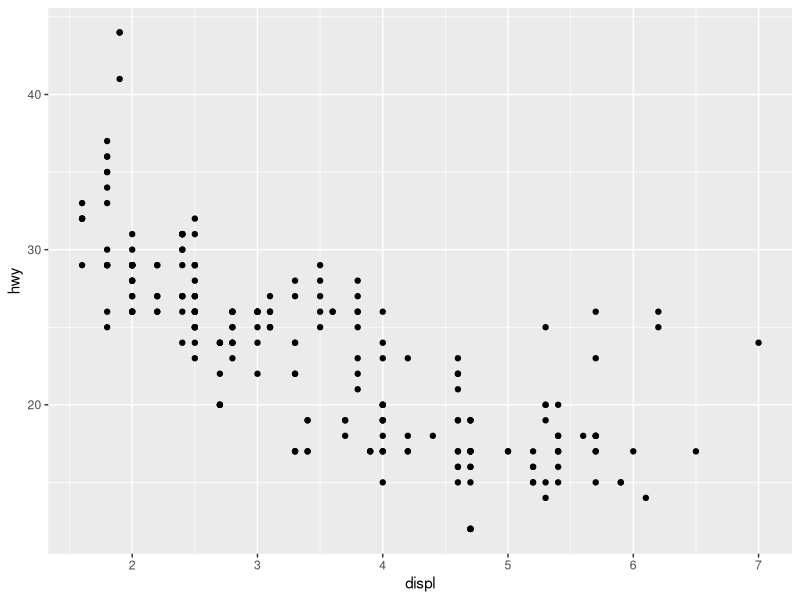
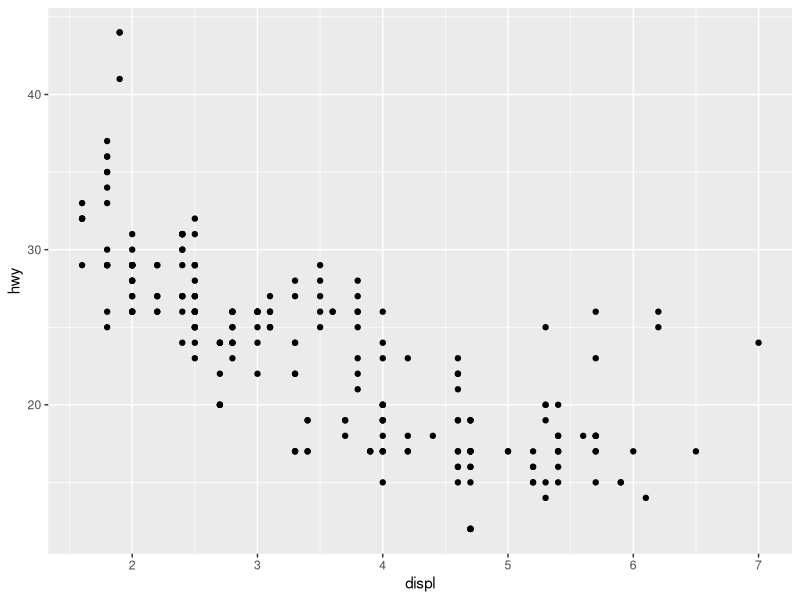
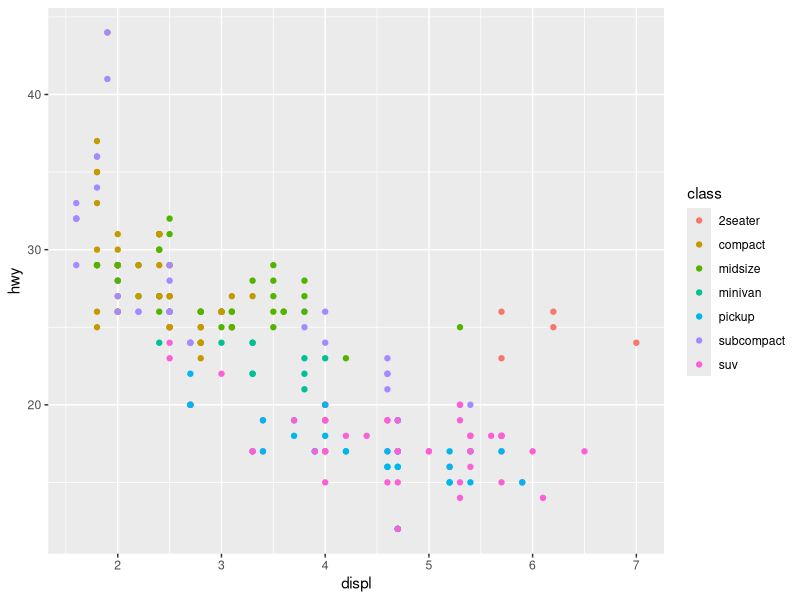
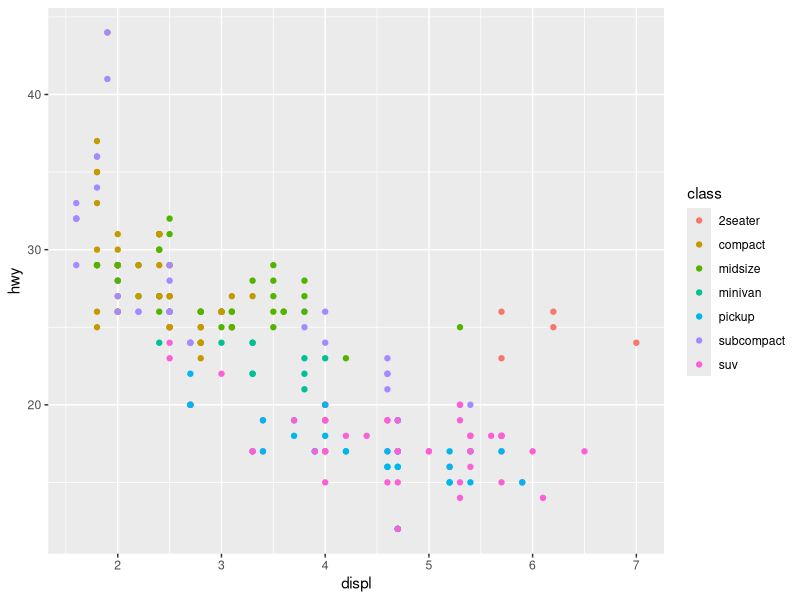
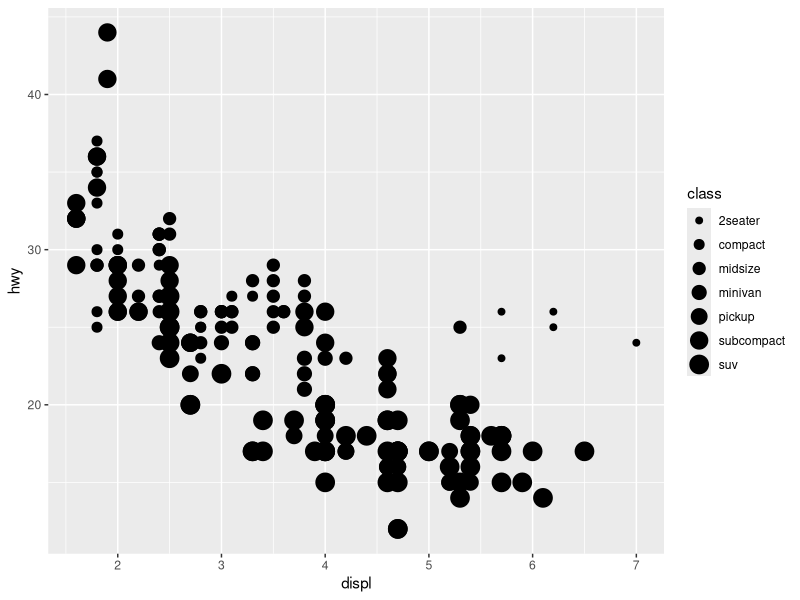
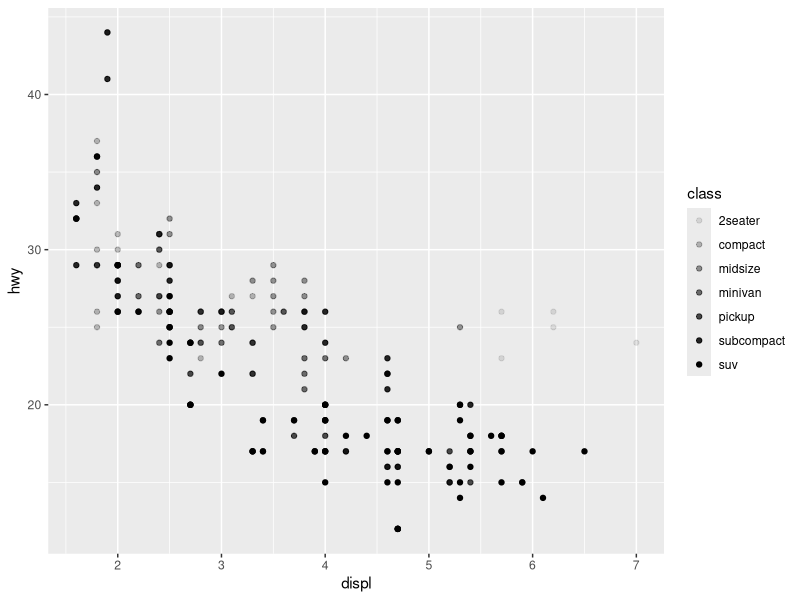
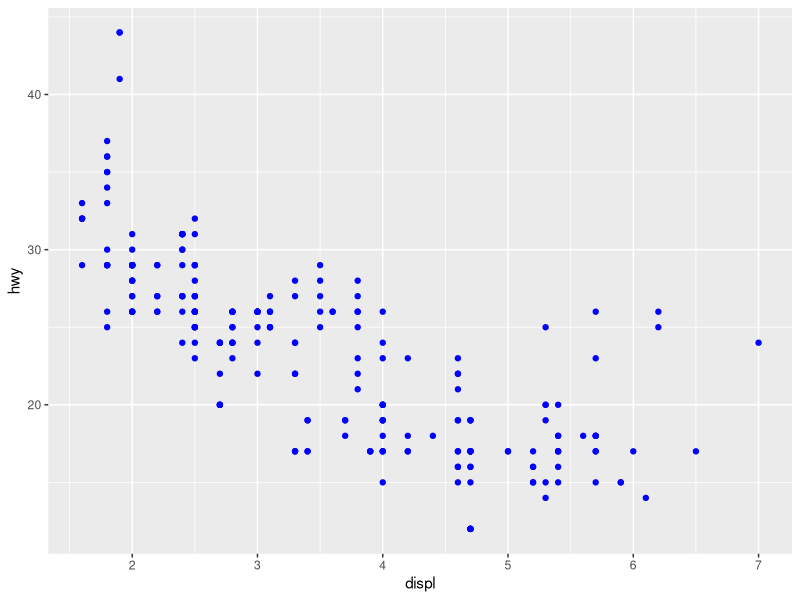
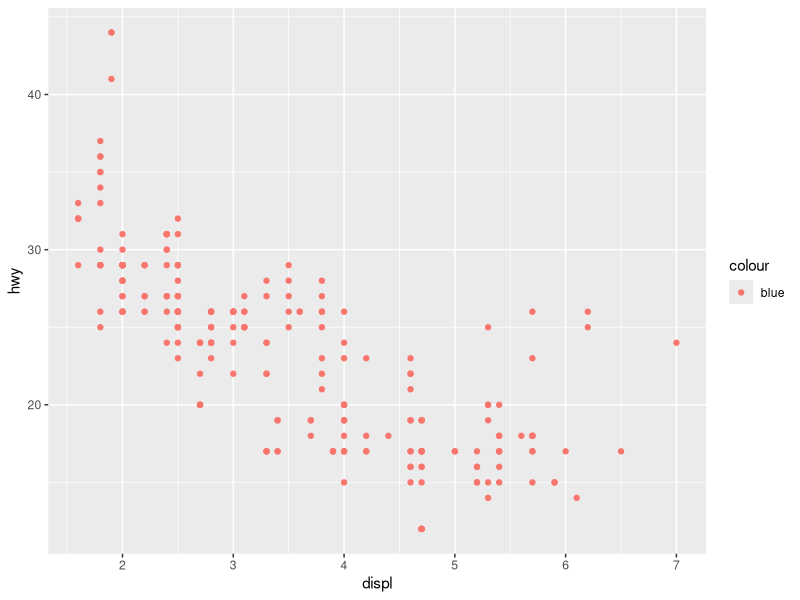

Generate these figures, in order, with R: (Note: this script raises an error after producing the figures.)
#https://r4ds.had.co.nz/index.html
library(tidyverse)
library(ggplot2)
ggplot2::mpg
library(magrittr)

#Among the variables in mpg are:
#displ, a car’s engine size, in litres.
#hwy, a car’s fuel efficiency on the highway, in miles per gallon (mpg). 
#A car with a low fuel efficiency consumes more fuel than a car with a 
#high fuel efficiency 
#when they travel the same distance.
mpg%>% ggplot(aes(x = displ, y = hwy)) + geom_point() #PIPELINE CODE
#OR
ggplot(data = mpg) + 
  geom_point(mapping = aes(x = displ, y = hwy)) #NORMAL CODE
#The plot shows a negative relationship between engine size (displ) and 
#fuel efficiency (hwy). In other words, cars with big engines use more fuel. 
#Does this confirm or refute your hypothesis about fuel efficiency and engine size?

#Let’s turn this code into a reusable template for making graphs with ggplot2. To make a graph, replace the bracketed sections in the code below with a dataset, a geom function, or a collection of mappings.
#ggplot(data = <DATA>) + 
 # <GEOM_FUNCTION>(mapping = aes(<MAPPINGS>))


mpg%>% ggplot(aes(x = displ, y = hwy, color= class)) + geom_point() #PIPELINE CODE

ggplot(data = mpg) + 
  geom_point(mapping = aes(x = displ, y = hwy, color = class)) #for color #NORMAL CODE

ggplot(data = mpg) + 
  geom_point(mapping = aes(x = displ, y = hwy, size = class)) #size

ggplot(data = mpg) + 
  geom_point(mapping = aes(x = displ, y = hwy, alpha = class)) #alpha

ggplot(data = mpg) + 
  geom_point(mapping = aes(x = displ, y = hwy), color = "blue") #manual color picking

#problematic codes and why
ggplot(data = mpg) + 
  geom_point(mapping = aes(x = displ, y = hwy, color = "blue")) #theres two brackets instead of 1, its not blue

ggplot(data = mpg) 
+ geom_point(mapping = aes(x = displ, y = hwy)) #putting the + sign at the beginning of a line instead of the end


#FACETS
#To facet your plot by a single variable, use facet_wrap(). 
#The first argument of facet_wrap() should be a formula, which you create with ~ followed by a variable name (here “formula” is the name of a data structure in R, 
#not a synonym for “equation”). The variable that you pass to facet_wrap() should be discrete.

ggplot(data = mpg) + 
  geom_point(mapping = aes(x = displ, y = hwy, color = class)) + 
  facet_wrap(~ class, nrow = 2)

#To facet your plot on the combination of two variables, add facet_grid() to your plot call. 
#The first argument of facet_grid() is also a formula. This time the formula should contain two variable names separated by a ~.
ggplot(data = mpg) + 
  geom_point(mapping = aes(x = displ, y = hwy)) + 
  facet_grid(drv ~ cyl)

#If you prefer to not facet in the rows or columns dimension, use a . instead of a variable name, e.g. + facet_grid(. ~ cyl).

#GEOM POINTS
# left
ggplot(data = mpg) + 
  geom_point(mapping = aes(x = displ, y = hwy))

# right
ggplot(data = mpg) + 
  geom_smooth(mapping = aes(x = displ, y = hwy))

#line type setting
#Here geom_smooth() separates the cars into three lines based on their drv value, which describes a car’s drivetrain. One line describes all of the points with a 4 value, one line describes all of the points with an f value, and one line describes all of the points with an r value. Here, 4 stands for four-wheel drive, f for front-wheel drive, and r for rear-wheel drive.
ggplot(data = mpg) + 
  geom_smooth(mapping = aes(x = displ, y = hwy, linetype = drv, color= drv))

#
ggplot(data = mpg) +
  geom_smooth(mapping = aes(x = displ, y = hwy))

ggplot(data = mpg) +
  geom_smooth(mapping = aes(x = displ, y = hwy, group = drv))

ggplot(data = mpg) +
  geom_smooth(
    mapping = aes(x = displ, y = hwy, color = drv),
    show.legend = FALSE
  )

#To display multiple geoms in the same plot, add multiple geom functions to ggplot():
mpg%>% ggplot(aes(x = displ, y = hwy)) + geom_point() + geom_smooth() #PC
              
ggplot(data = mpg) + 
  geom_point(mapping = aes(x = displ, y = hwy)) +
  geom_smooth(mapping = aes(x = displ, y = hwy)) #NC

#to make it easier
ggplot(data = mpg, mapping = aes(x = displ, y = hwy)) + 
  geom_point() + 
  geom_smooth()

#you can add aes for each geom personally
ggplot(data = mpg, mapping = aes(x = displ, y = hwy)) + 
  geom_point(mapping = aes(color = class)) + 
  geom_smooth()

#You can use the same idea to specify different data for each layer. Here, our smooth line displays just a subset of the mpg dataset, the subcompact cars. The local data argument in geom_smooth() overrides the global data argument in ggplot() for that layer only.
ggplot(data = mpg, mapping = aes(x = displ, y = hwy)) + 
  geom_point(mapping = aes(color = class)) + 
  geom_smooth(data = filter(mpg, class == "subcompact"), se = FALSE)

#Statistical transformations
diamonds%>% ggplot(aes(x= cut)) + geom_bar()

ggplot(data = diamonds) + 
  geom_bar(mapping = aes(x = cut))

#The algorithm used to calculate new values for a graph is called a stat, short for statistical transformation. The figure below describes how this process works with geom_bar().
#You can generally use geoms and stats interchangeably. For example, you can recreate the previous plot using stat_count() instead of geom_bar():
ggplot(data = diamonds) + 
  stat_count(mapping = aes(x = cut))

#There are three reasons you might need to use a stat explicitly:

# 1. You might want to override the default stat. In the code below, I change the stat of geom_bar() from count (the default) to identity. This lets me map the height of the bars to the raw values of a 
#y variable. Unfortunately when people talk about bar charts casually, they might be referring to this type of bar chart, where the height of the bar is already present in the data, or the previous bar chart where the height of the bar is generated by counting rows.

demo <- tribble(
  ~cut,         ~freq,
  "Fair",       1610,
  "Good",       4906,
  "Very Good",  12082,
  "Premium",    13791,
  "Ideal",      21551
)

ggplot(data = demo) +
  geom_bar(mapping = aes(x = cut, y = freq), stat = "identity")

# 2. You might want to override the default mapping from transformed variables to aesthetics. For example, you might want to display a bar chart of proportion, rather than count:
ggplot(data = diamonds) + 
  geom_bar(mapping = aes(x = cut, y = stat(prop), group = 1))

# 3. You might want to draw greater attention to the statistical transformation in your code. For example, you might use stat_summary(), which summarises the y values for each unique x value, to draw attention to the summary that you’re computing:
ggplot(data = diamonds) + 
  stat_summary(
    mapping = aes(x = cut, y = depth),
    fun.min = min,
    fun.max = max,
    fun = median
  )
#position adjustments
#There’s one more piece of magic associated with bar charts. You can colour a bar chart using either the colour aesthetic, or, more usefully, fill:

ggplot(data = diamonds) + 
  geom_bar(mapping = aes(x = cut, colour = cut))

ggplot(data = diamonds) + 
  geom_bar(mapping = aes(x = cut, fill = cut))
#Note what happens if you map the fill aesthetic to another variable, like clarity: the bars are automatically stacked. Each colored rectangle represents a combination of cut and clarity.
ggplot(data = diamonds) + 
  geom_bar(mapping = aes(x = cut, fill = clarity))
#The stacking is performed automatically by the position adjustment specified by the position argument. If you don’t want a stacked bar chart, you can use one of three other options: "identity", "dodge" or "fill".

# 1. position = "identity" will place each object exactly where it falls in the context of the graph. This is not very useful for bars, because it overlaps them. To see that overlapping we either need to make the bars slightly transparent by setting alpha to a small value, or completely transparent by setting fill = NA.
ggplot(data = diamonds, mapping = aes(x = cut, fill = clarity)) + 
  geom_bar(alpha = 1/5, position = "identity")
ggplot(data = diamonds, mapping = aes(x = cut, colour = clarity)) + 
  geom_bar(fill = NA, position = "identity")

# 2. position = "fill" works like stacking, but makes each set of stacked bars the same height. This makes it easier to compare proportions across groups.
ggplot(data = diamonds) + 
  geom_bar(mapping = aes(x = cut, fill = clarity), position = "fill")

#3. position = "dodge" places overlapping objects directly beside one another. This makes it easier to compare individual values.
ggplot(data = diamonds) + 
  geom_bar(mapping = aes(x = cut, fill = clarity), position = "dodge")

#The values of hwy and displ are rounded so the points appear on a grid and many points overlap each other. This problem is known as overplotting. This arrangement makes it hard to see where the mass of the data is. Are the data points spread equally throughout the graph, or is there one special combination of hwy and displ that contains 109 values?
#You can avoid this gridding by setting the position adjustment to “jitter”. position = "jitter" adds a small amount of random noise to each point. This spreads the points out because no two points are likely to receive the same amount of random noise.

ggplot(data = mpg) + 
  geom_point(mapping = aes(x = displ, y = hwy))
#add jitter
ggplot(data = mpg) + 
  geom_point(mapping = aes(x = displ, y = hwy), position = "jitter")

#Coordinate systems
#coord_flip() switches the x and y axes. This is useful (for example), if you want horizontal boxplots. It’s also useful for long labels: it’s hard to get them to fit without overlapping on the x-axis.
ggplot(data = mpg, mapping = aes(x = class, y = hwy)) + 
  geom_boxplot()
ggplot(data = mpg, mapping = aes(x = class, y = hwy)) + 
  geom_boxplot() +
  coord_flip()







